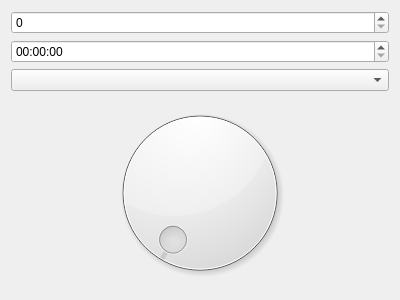
<?xml version="1.0" encoding="UTF-8"?>
<ui version="4.0">
 <class>ComponentB</class>
 <widget class="QWidget" name="ComponentB">
  <property name="geometry">
   <rect>
    <x>0</x>
    <y>0</y>
    <width>400</width>
    <height>300</height>
   </rect>
  </property>
  <property name="windowTitle">
   <string>Form</string>
  </property>
  <layout class="QVBoxLayout" name="verticalLayout">
   <item>
    <widget class="QSpinBox" name="spinBox"/>
   </item>
   <item>
    <widget class="QTimeEdit" name="timeEdit"/>
   </item>
   <item>
    <widget class="QComboBox" name="comboBox"/>
   </item>
   <item>
    <widget class="QDial" name="dial"/>
   </item>
  </layout>
 </widget>
 <resources/>
 <connections/>
</ui>
